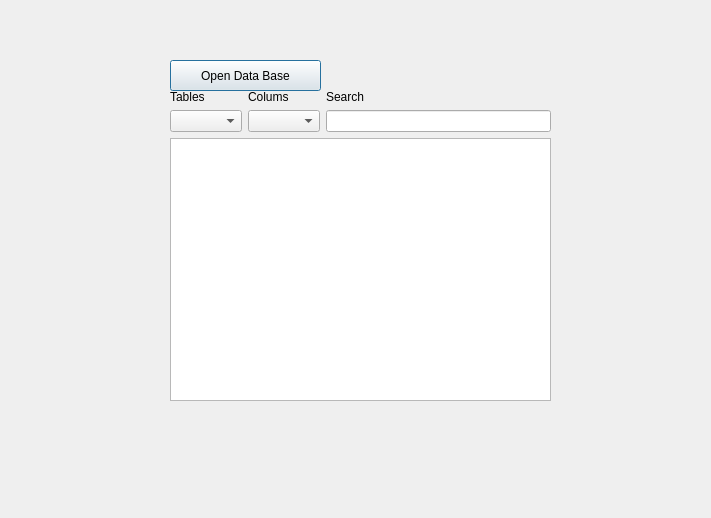
<?xml version="1.0" encoding="UTF-8"?>
<ui version="4.0">
 <class>secondwindow</class>
 <widget class="QDialog" name="secondwindow">
  <property name="geometry">
   <rect>
    <x>0</x>
    <y>0</y>
    <width>711</width>
    <height>518</height>
   </rect>
  </property>
  <property name="windowTitle">
   <string>Dialog</string>
  </property>
  <widget class="QPushButton" name="pushButton">
   <property name="geometry">
    <rect>
     <x>170</x>
     <y>60</y>
     <width>151</width>
     <height>31</height>
    </rect>
   </property>
   <property name="text">
    <string>Open Data Base</string>
   </property>
  </widget>
  <widget class="QWidget" name="">
   <property name="geometry">
    <rect>
     <x>170</x>
     <y>90</y>
     <width>381</width>
     <height>311</height>
    </rect>
   </property>
   <layout class="QVBoxLayout" name="verticalLayout_4">
    <item>
     <layout class="QHBoxLayout" name="horizontalLayout">
      <item>
       <layout class="QVBoxLayout" name="verticalLayout">
        <item>
         <widget class="QLabel" name="label">
          <property name="text">
           <string>Tables</string>
          </property>
         </widget>
        </item>
        <item>
         <widget class="QComboBox" name="comboBoxTables"/>
        </item>
       </layout>
      </item>
      <item>
       <layout class="QVBoxLayout" name="verticalLayout_2">
        <item>
         <widget class="QLabel" name="label_2">
          <property name="text">
           <string>Colums</string>
          </property>
         </widget>
        </item>
        <item>
         <widget class="QComboBox" name="comboBoxColums"/>
        </item>
       </layout>
      </item>
      <item>
       <layout class="QVBoxLayout" name="verticalLayout_3">
        <item>
         <widget class="QLabel" name="label_3">
          <property name="text">
           <string>Search</string>
          </property>
         </widget>
        </item>
        <item>
         <widget class="QLineEdit" name="lineEdit"/>
        </item>
       </layout>
      </item>
     </layout>
    </item>
    <item>
     <widget class="QListWidget" name="listWidget"/>
    </item>
   </layout>
  </widget>
 </widget>
 <resources/>
 <connections/>
</ui>
